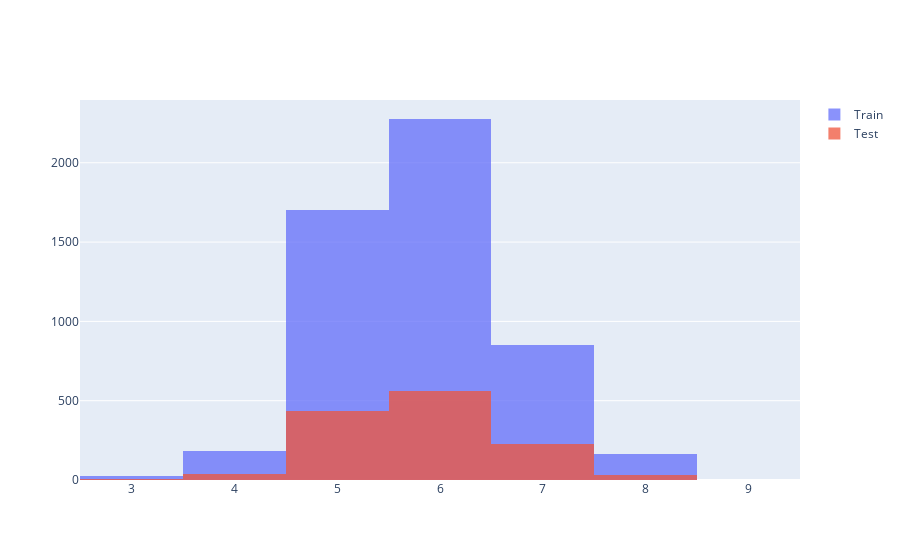

The notebook cell saved with this chart:
### Markdown cell above
## 훈련용과 테스트용이 어느 정도로 구분되었는지 확인

### Code cell
import plotly.graph_objects as go

fig = go.Figure()
fig.add_trace(go.Histogram(x=X_train['quality'], name='Train'))
fig.add_trace(go.Histogram(x=X_test['quality'], name='Test'))

fig.update_layout(barmode='overlay')
fig.update_traces(opacity=0.75)
fig.show()

### Figure 1 — Plotly figure (JSON) as saved in the notebook; plotly's stock layout.template omitted (floating-point values rounded to 4 significant figures; data arrays with more than 128 entries replaced by an {"elided": "..."} marker saying what was removed)
{"data": [{"name": "Train", "opacity": 0.75, "type": "histogram", "x": {"elided": "5197 int values"}}, {"name": "Test", "opacity": 0.75, "type": "histogram", "x": {"elided": "1300 int values"}}], "layout": {"barmode": "overlay"}}
